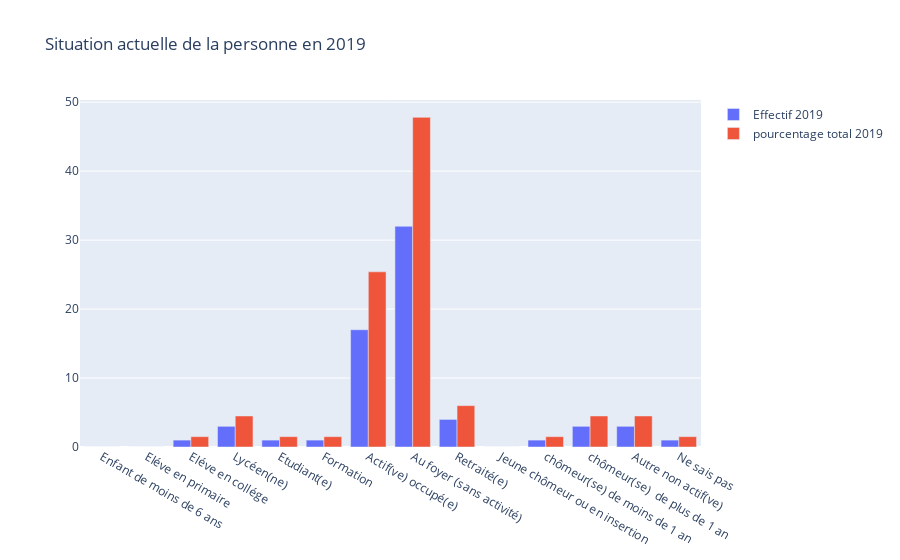

Notebook source saved alongside this figure:
### Code cell
'Situation actuelle de la personne en 2019'

### Figure 1 — Plotly figure (JSON) as saved in the notebook; plotly's stock layout.template omitted (floating-point values rounded to 4 significant figures)
{"data": [{"name": "Effectif 2019", "type": "bar", "x": ["Enfant de moins de 6 ans", "Eléve en primaire", "Eléve en collége", "Lycéen(ne)", "Etudiant(e)", "Formation", "Actif(ve) occupé(e) ", "Au foyer (sans activité)", "Retraité(e)", "Jeune chômeur ou en insertion", "chômeur(se) de moins de 1 an", "chômeur(se)  de plus de 1 an", "Autre non actif(ve)", "Ne sais pas"], "y": [0, 0, 1, 3, 1, 1, 17, 32, 4, 0, 1, 3, 3, 1]}, {"name": "pourcentage total 2019", "type": "bar", "x": ["Enfant de moins de 6 ans", "Eléve en primaire", "Eléve en collége", "Lycéen(ne)", "Etudiant(e)", "Formation", "Actif(ve) occupé(e) ", "Au foyer (sans activité)", "Retraité(e)", "Jeune chômeur ou en insertion", "chômeur(se) de moins de 1 an", "chômeur(se)  de plus de 1 an", "Autre non actif(ve)", "Ne sais pas"], "y": ["0,0%", "0,0%", "1.5%", "4.5%", "1.5%", "1.5%", "25.4%", "47.8%", "6.0%", "0.0%", "1.5%", "4.5%", "4.5%", "1.5%"]}], "layout": {"barmode": "group", "title": {"text": "Situation actuelle de la personne en 2019"}}}
